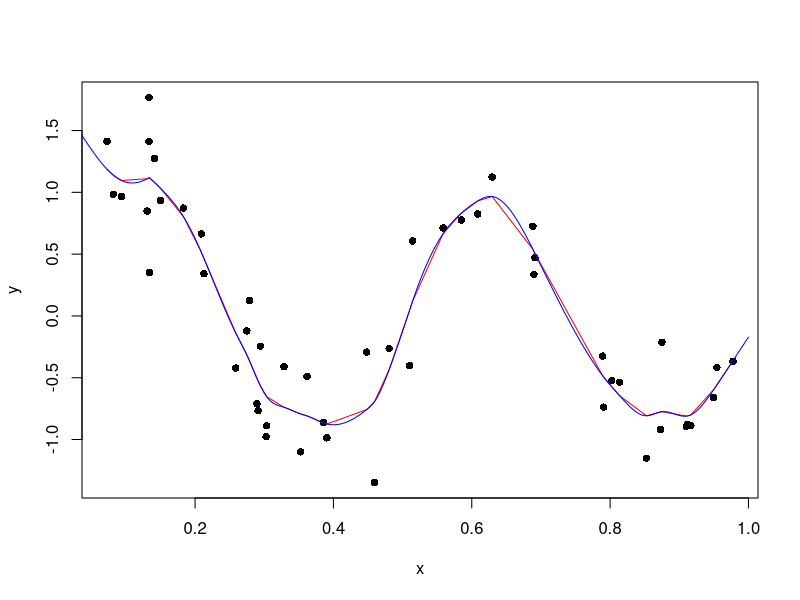
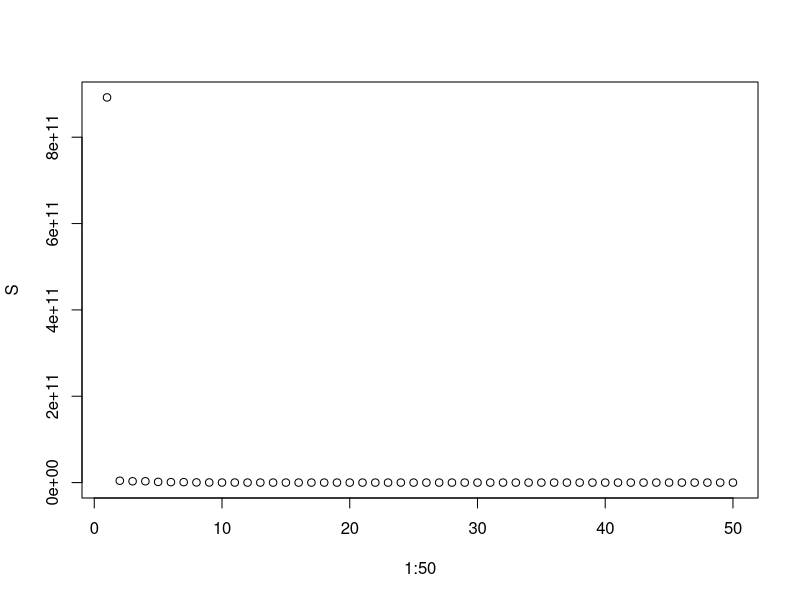
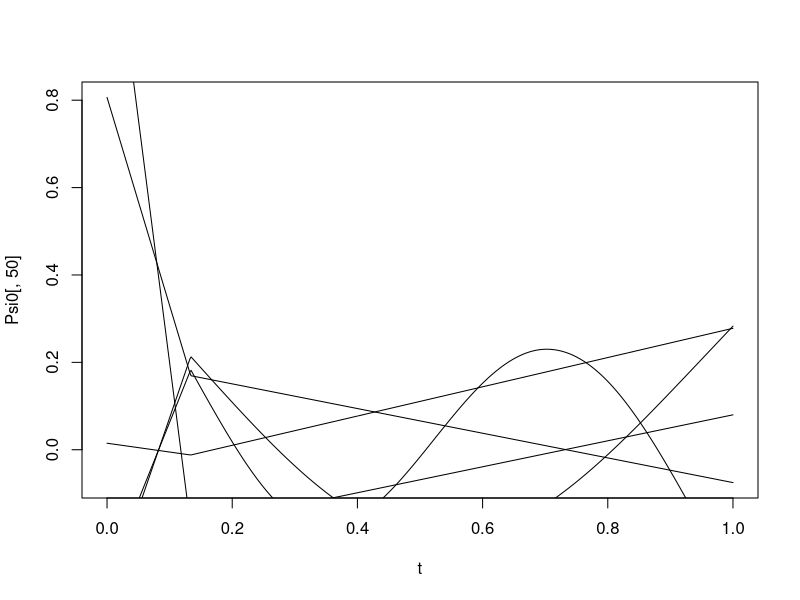
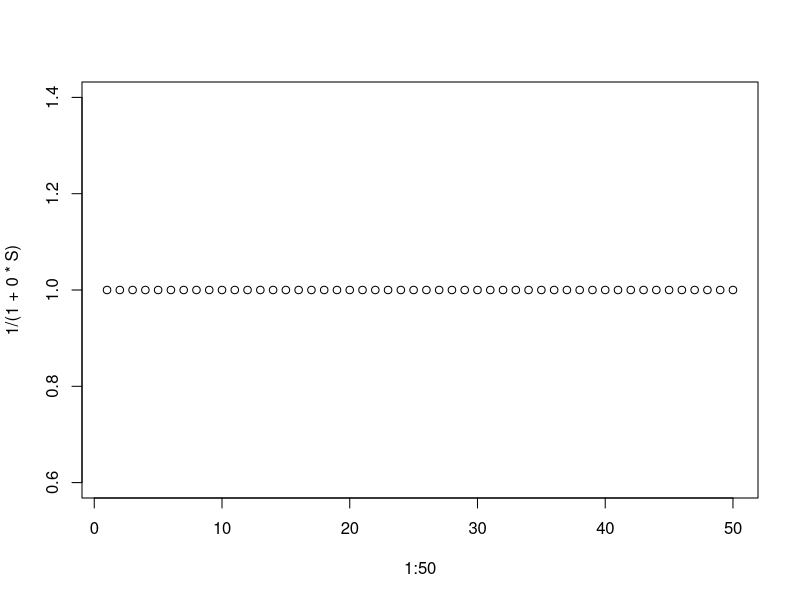
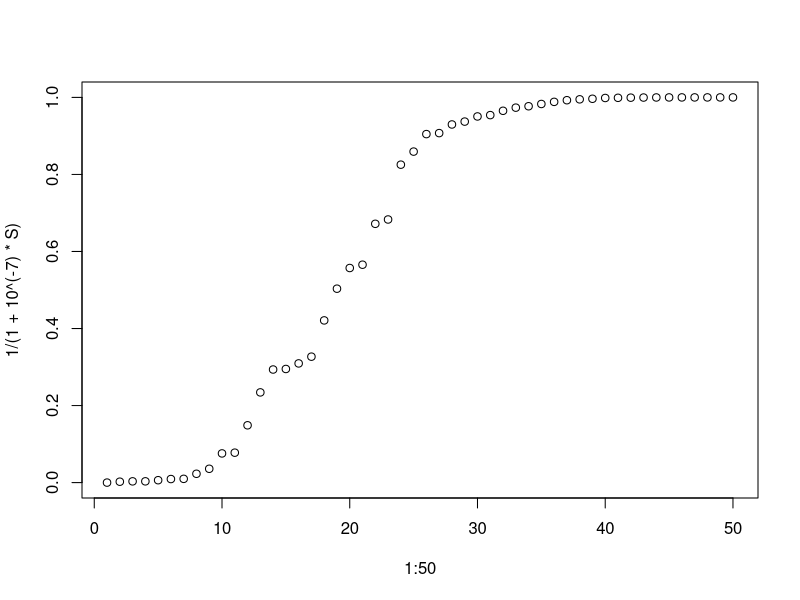
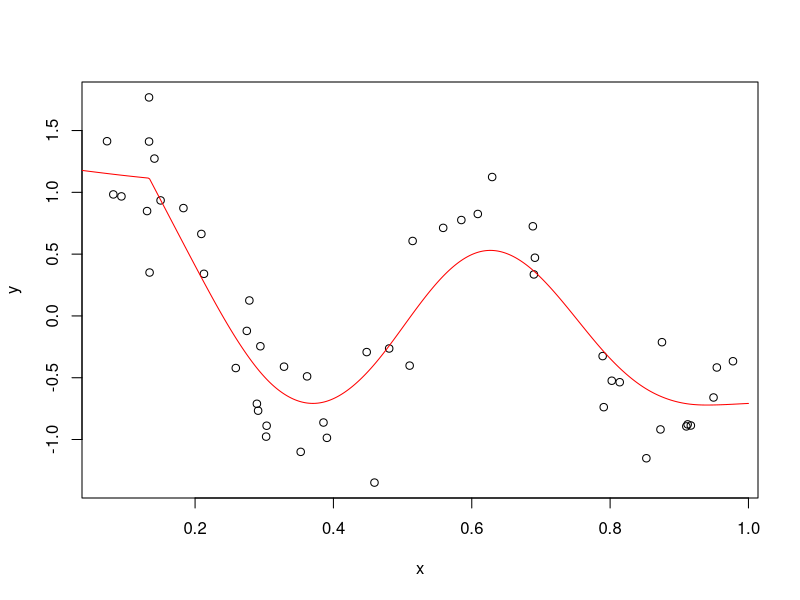

Recreate these plots in R, in order.
## ---- chunk 1
library(splines2)
## ---- chunk 2
m <- function(x) sin(4 * pi * x)
ep <- rnorm(50, mean = 0, sd = .3)
x <- sort(runif(50))
y <- m(x) + ep
plot(x, y, pch = 16)
knots <- x[3:48]
Phi <- bSpline(x, knots = knots, degree = 3, intercept = T, Boundary.knots = c(0, 1))
R <- chol(t(Phi) %*% Phi)
t <- seq(0, 1, length.out = 500)
delta <- t[2] - t[1]
Phi2 <- bSpline(t, knots = knots, degree = 3, intercept = T, Boundary.knots = c(0, 1), derivs = 2)
Omega <- delta * t(Phi2) %*% Phi2
lmd <- 10^(-5)
H <- Phi %*% solve(t(Phi) %*% Phi + lmd * Omega, t(Phi))
degrees_of_freedom <- sum(diag(H))
y_hat <- H %*% y
c <- solve(t(Phi) %*% Phi + lmd * Omega, t(Phi) %*% y)
lines(x, y_hat, col = 'red')

Phi0 <- bSpline(t, knots = knots, degree = 3, intercept = T, Boundary.knots = c(0, 1))
lines(t, Phi0 %*% c, col = 'blue')
## ---- chunk 3
Sigma <- solve(t(R)) %*% Omega %*% solve(R)
S <- eigen(Sigma)$values
U <- eigen(Sigma)$vectors
plot(1:50, S)
## ---- chunk 4
Psi <- Phi %*% solve(R) %*% U
Psi0 <- Phi0 %*% solve(R) %*% U
plot(t, Psi0[, 50], type = 'l')
for (i in 49:46) {
  lines(t, Psi0[, i], type = 'l')
}
## ---- chunk 5
plot(1:50, 1 / (1 + 0 * S))
## ---- chunk 6
plot(1:50, 1 / (1 + 10^(-7) * S))
## ---- chunk 7
lmd <- 10^(-3)
H <- Phi %*% solve(t(Phi) %*% Phi + lmd * Omega, t(Phi))
plot(x, y)
c <- solve(t(Phi) %*% Phi + lmd * Omega, t(Phi) %*% y)
lines(t, Phi0 %*% c, col = 'red')
